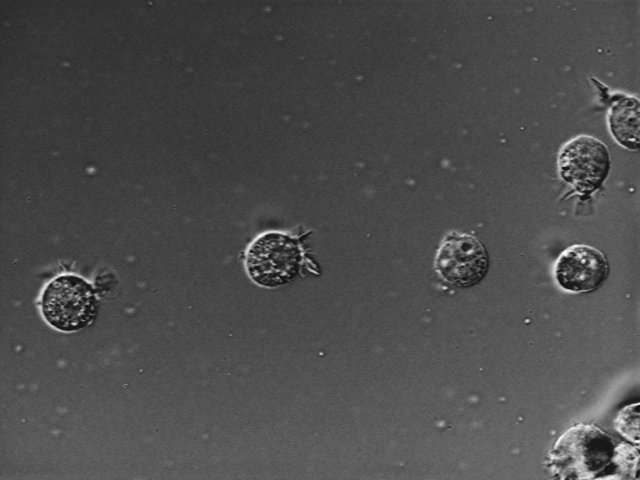
#> input picture sample/1.tiff, 640 x 480 px
$ jupyter execute 'save images.ipynb'
#> lines starting #> are read from the running program, lines starting #| are printed output that depends on the picture
[cell 1]
from skimage import io, filters, img_as_ubyte
img = io.imread('../sample/1.tiff')
#> img is the input picture: shape (480, 640); min 15, max 254, mean 76.6
gaussian_img = filters.gaussian(img, sigma=1)

io.imsave("saved.jpg", gaussian_img)

[cell 2]
gaussian_img_8bit = img_as_ubyte(gaussian_img) # must convert float to 8 bit for tiff
io.imsave("saved.tif", gaussian_img_8bit)

[cell 3]
import cv2
gaussian_img_8bit_RGB = cv2.cvtColor(gaussian_img_8bit, cv2.COLOR_BGR2RGB)
cv2.imwrite("cv2saved.jpg", gaussian_img_8bit_RGB) # conver to 8 bit otherwise it will be black
#> Out = True

[cell 4]
from matplotlib import pyplot as plt
plt.imsave("plt_saved.jpg", gaussian_img)
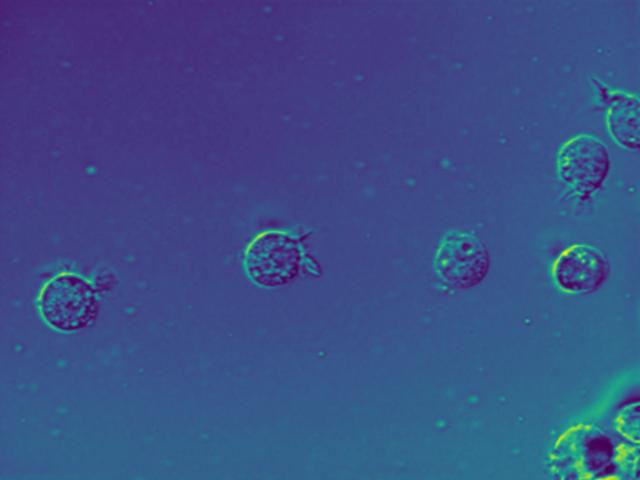
#> saved as plt_saved.jpg: shape (480, 640, 3); mean R, G, B 59, 79.5, 135.8
